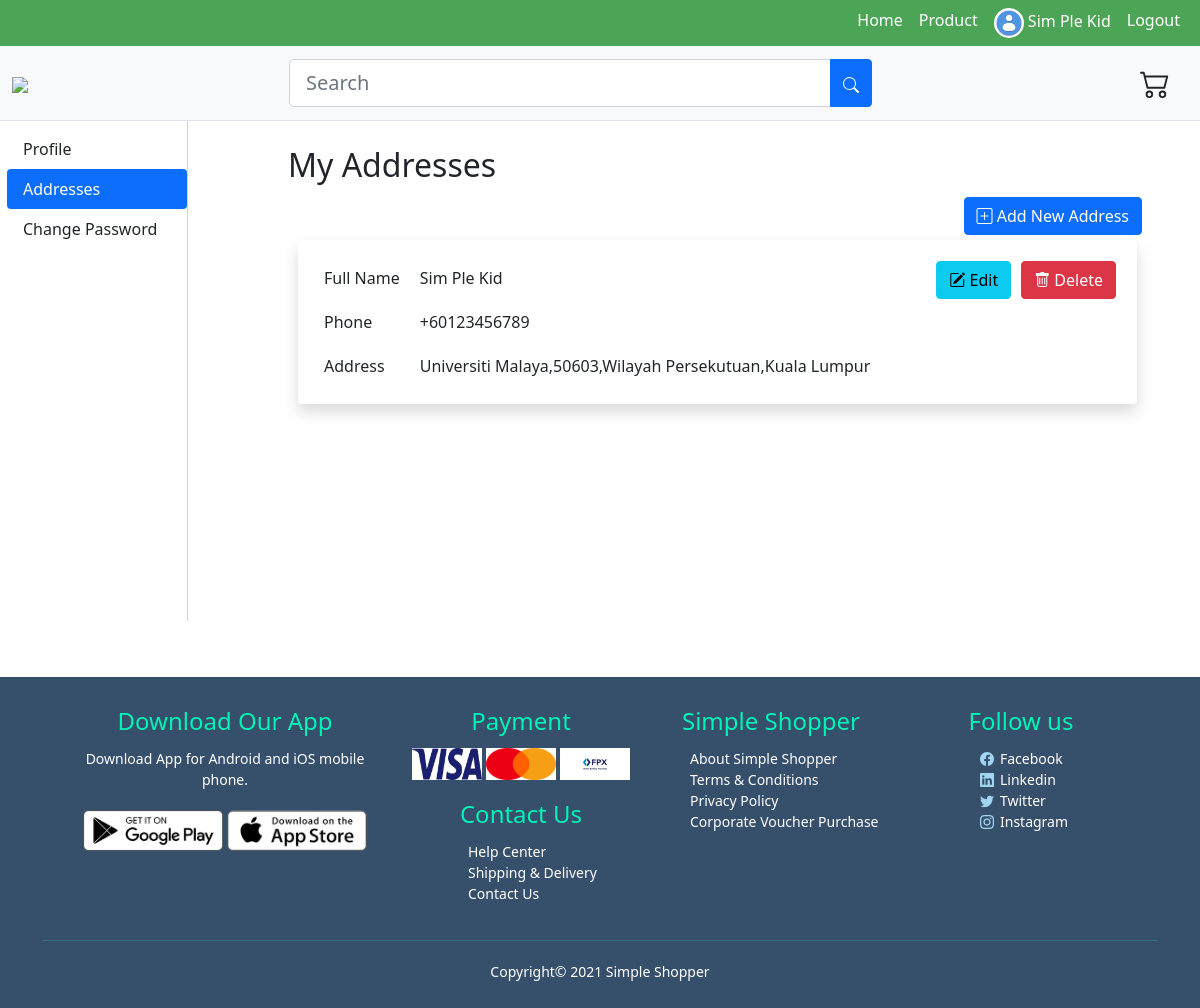
/php/address.php (signed in), run on the app's committed database.
### tables this page shows
CREATE TABLE `user` (
  `user_id` int(11) NOT NULL,
  `password` varchar(100) NOT NULL,
  `name` varchar(100) NOT NULL,
  `email` varchar(50) NOT NULL,
  `phone` varchar(30) NOT NULL,
  `gender` varchar(10) NOT NULL,
  `dob` date NOT NULL,
  `profile` varchar(10000) NOT NULL,
  `status` varchar(5) NOT NULL
);

CREATE TABLE `address` (
  `address_id` int(11) NOT NULL,
  `receiptient_name` varchar(1000) NOT NULL,
  `phone_number` varchar(15) NOT NULL,
  `postal_code` int(5) NOT NULL,
  `state` varchar(15) NOT NULL,
  `area` varchar(1000) NOT NULL,
  `description` varchar(1000) DEFAULT NULL,
  `default_status` tinyint(1) NOT NULL,
  `user_id` int(11) NOT NULL
);

### db/conn.php (called while the page is built, shortened)
<?php
    $host='127.0.0.1';
    $db='simple_shopper';
    $user='root';
    $password='';
    $charset='utf8mb4';
    $dsn= "mysql:host=$host;dbname=$db;charset=$charset";
    try{
        $pdo=new PDO($dsn,$user,$password);
        $pdo->setAttribute(PDO::ATTR_ERRMODE,PDO::ERRMODE_EXCEPTION);
    }catch(PDOException $e){
        throw new PDOException($e->getMessage());
    }
    require_once 'user.php';
    $user=new User($pdo);
?>

### db/user.php (called while the page is built, shortened)
<?php
class User{
    private $db;
    function __construct($conn){
        $this->db=$conn;
    }
    public function getUser($id){
        try{
            $sql="SELECT *FROM `user` where user_id=:id";
            $stmt=$this->db->prepare($sql);
            $stmt->bindparam(':id',$id);
            $stmt->execute();
            $result=$stmt->fetch(PDO::FETCH_ASSOC);
            return $result;
        }
        catch(PDOException $e){
            echo $e->getMessage();
            return false;
        }
    }
    public function getAddresses($id){
        try{
            $sql="SELECT *FROM `address` where user_id=:id";
            $stmt=$this->db->prepare($sql);
            $stmt->bindparam(':id',$id);
            $stmt->execute();
            $result=$stmt;
            return $result;
        }
        catch(PDOException $e){
            echo $e->getMessage();
            return false;
        }
    }
}
?>

### php/address.php (the view, shortened to what this page needs)
<?php
    require_once '../db/conn.php';
?>
<!DOCTYPE html>
<html lang="en">
<head>
    <link href="https://cdn.jsdelivr.net/npm/bootstrap@5.0.0-beta3/dist/css/bootstrap.min.css" rel="stylesheet">
    <link rel="stylesheet" href="https://cdn.jsdelivr.net/npm/bootstrap-icons@1.4.0/font/bootstrap-icons.css">
    <link rel="stylesheet" href="../style//footer.css">
    <link rel="stylesheet" href="../style/setting.css">
    <link rel="stylesheet" type="text/css" href="../style/address.css">
</head>
<body class='bg-white'>
    <header class="navbar navbar-expand-lg navbar-dark py-0 " style="background-color: #4ca456;">
        <div class="container-fluid">
            <div class="collapse navbar-collapse" id="navbarNav">
                <ul class="navbar-nav ms-auto">
                    <li class="nav-item">
                        <a class="nav-link" href="../index.php" style="color: white;">Home</a>
                    </li>
                    <li class="nav-item">
                        <a class="nav-link" href="search.php?keywords=" style="color: white;">Product</a>
                    </li>
                    <?php
                        if(!empty($_SESSION['user_id']))
                        {
                            $result = $user-> getUser($_SESSION['user_id']);
                            if($_SESSION['status'] != "Admin"){
                                echo '<li class = nav-item"><a class="nav-link" href="profile.php" style="color: white;"><img class="rounded-circle" src="'.$result['profile'].'" height="30mm;"> '.$result['name'].'</a>';
                                echo '<li class="nav-item"><a class="nav-link" href="logout.php" style="color:white;">Logout</a>';
                            }
                        }
                            else{
                            echo '<li class="nav-item"><a class="nav-link" id="sign-up" href="signup.php" style="color:white;">Sign Up</a>';
                            echo '<li class="nav-item"><a class="nav-link" id="sign-in" href="login.php" style="color:white;">Log in</a>';
                            }
                    ?>
                </ul>
            </div>
        </div>
    </header>
    <header class="navbar navbar-expand-lg navbar-light bg-light border-bottom">
        <div class="container-fluid">
            <div class="col col-auto">
                <a class="navbar-brand" href="../index.php"><img src="../assets/Logo/SSLogo2.png" height="70mm"></a>
            </div>
            <form class="col col-6" method="GET" action="search.php">
                <div class="input-group mx-auto">
                    <input type="search" id="search" name="keywords" class="form-control form-control-lg mx-auto" placeholder="Search"/>
                    <button type="submit" id="searchButton" class="btn btn-primary">
                    </button>
                </div>
            </form>
            <div class="col col-auto justify-content-end dropdown">
                <button type="button" id="dLabel"  class="btn btn-default" onclick="shoppingListClick(<?php if(isset($_SESSION['user_id'])){echo 1;}else{echo 0;} ?>, false)">
                </button>
            </div>
        </div>
    </header>
    <div class="container-fluid main-content">
        <nav class="navbar navbar-light bg-white">
            <ul class="nav nav-pills flex-column mb-auto">
                <li class="nav-item"><a href="profile.php" class="nav-link link-dark">Profile</a></li>
                <li class="nav-item"><a href="address.php" class="nav-link active">Addresses</a></li>
                <li class="nav-item"><a href="password.php" class="nav-link link-dark">Change Password</a></li>
            </ul>
        </nav>
        <main>
            <div>
                <h2>My Addresses</h2>
                <button class="btn btn-primary" id="add_btn" onclick="newForm()"><i class="bi bi-plus-square"></i> Add New Address</button>
            </div>
            <div id="addresses">
                <?php
                    $result=$user->getAddresses($_SESSION['user_id']);
                    while($r=$result->fetch(PDO::FETCH_ASSOC)){
                ?>
                    <div class="address shadow p-3 mb-5 bg-white rounded">
                        <button class="btn btn-danger delete" onclick="deleteAddress(<?php echo $r['address_id']?>)"><i class="bi bi-trash"></i> Delete</button>
                        <a href="editAddressForm.php?id=<?php echo $r['address_id'];?>"><button class="btn btn-info edit" id="edit_btn"><i class="bi bi-pencil-square"></i> Edit</button></a>
                        <table>
                            <tr>
                                <td>Full Name</td>
                                <td class="name"><?php echo $r['receiptient_name']; ?></td>
                            </tr>
                            <tr>
                                <td>Phone</td>
                                <td>+6<?php echo $r['phone_number']; ?></td>
                            </tr>
                            <tr>
                                <td>Address</td>
                                <td><?php echo $r['description'].','.$r['postal_code'].','.$r['area'].','.$r['state']; ?></td>
                            </tr>
                        </table>
                    </div>
                <?php } ?>
            </div>
        </main>
    </div>
    <div class = "footer">
        <div class="container">
            <div class="row justify-content-center">
                <div class="footer-col-1">
                <h4>Download Our App</h4>
                <p>Download App for Android and iOS mobile phone.</p>
                    <div class="app-logo">
                        <img src="../assets/footer/play-store.png">
                        <img src="../assets/footer/app-store.png" >
                    </div>
                </div>
                <div class="footer-col-2">
                    <h4>Payment</h4>
                        <img src="../assets/footer/Visa+Brand+Mark+-+Blue+-+900x291.jpg">
                        <img src="../assets/footer/300px-Mastercard_2019_logo.svg.png" style="background-color: white;">
                        <img src="../assets/footer/FPX-Logo-1.png"  style="background-color: white;">
                        <br>
                        <h4 style="margin-top: 20px;">Contact Us</h4>
                        <ul>
                            <li><a href="#">Help Center</a></li>
                            <li><a href="#">Shipping & Delivery</a></li>
                            <li><a href="#">Contact Us</a></li>
                        </ul>
                </div>
                <div class="footer-col-4">
                    <h4>Simple Shopper</h4>
                    <ul>
                        <li><a href="#">About Simple Shopper</a></li>
                        <li><a href="#">Terms & Conditions</a></li>
                        <li><a href="#">Privacy Policy</a></li>
                        <li><a href="#">Corporate&nbsp;Voucher&nbsp;Purchase</a></li>
                    </ul>
                </div>
                <div class="footer-col-3">
                    <h4>Follow us</h4>
                    <ul>
                        <li><a href="#"><i class="bi bi-facebook" style="margin-right: 6px; color: #A2D5F2; padding-left: 40px;"></i>Facebook</a></li>
                        <li><a href="#"><i class="bi bi-linkedin" style="margin-right: 6px; color: #A2D5F2; padding-left: 40px;"></i>Linkedin</a></li>
                        <li><a href="#"><i class="bi bi-twitter" style="margin-right: 6px; color: #A2D5F2; padding-left: 40px;"></i>Twitter</a></li>
                        <li><a href="#"><i class="bi bi-instagram" style="margin-right: 6px; color: #A2D5F2; padding-left: 40px;"></i>Instagram</a></li>
                    </ul>
                </div>
            </div>
            <hr>
            <p class="copyright">Copyright&copy; 2021 Simple Shopper</p>
        </div>
    </div>
</body>
</html>

### style/footer.css (style rules this page uses)
.footer { background:#364F6B; color:#ffffff ; font-size: 14px; margin-top: 50px; padding: 30px 0 10px; width: 100%; justify-content: center; }
.footer .row { justify-content: center; }
.footer p { color: #ffffff; }
.footer h4 { color: rgb(0, 243, 182); margin-bottom: 12px; }
.footer-col-1, .footer-col-2, .footer-col-3,.footer-col-4 { text-align: center; min-width: 250px; }
.footer-col-1 { align-items: center; flex-basis:30%; }
.footer-col-2 { text-align: center; flex-basis: 20%; justify-content: center; }
.footer-col-2 img { width: 70px; height: 32px; }
.footer-col-3 { flex-basis: 10%; text-align: center; }
.footer-col-4 { flex-basis: 5%; text-align: center; }
.footer ul { list-style-type: none; text-align:justify; justify-content: center; }
.footer-col-2 ul { padding-left: 60px; }
.footer a { color:#ffffff; text-decoration: none; }
.app-logo { margin-top: 20px; }
.app-logo img { width: 140px; }
.footer hr { border: none; background: #3fc1c9; height: 1px; margin: 20px 0; }
.copyright { text-align: center; }

### style/setting.css (style rules this page uses)
* { box-sizing: center; }
.container-fluid { display: inline-block; }
nav { float: left; height: 60vh; margin-left: -5px; }
nav ul { width: 15vw; }
main { float: left; padding-top: 25px; padding-left: 100px; min-height: 500px; width: 80vw; border-left: 1px solid lightgray; }
.btn-primary,.btn-info,.btn-danger { transition-duration: 0.2s; }

### style/address.css (style rules this page uses)
label, input,select { margin: 5px; }
.edit,button { float:right; margin: 5px; }
.address { margin: 10px; clear: both; border-radius: 5px; }
td { padding: 10px; }

### data on the page
user: profile (placeholder picture), name "Sim Ple Kid"
address: receiptient_name "Sim Ple Kid", phone_number "0123456789", description "Universiti Malaya", postal_code "50603", area "Wilayah Persekutuan", state "Kuala Lumpur"
